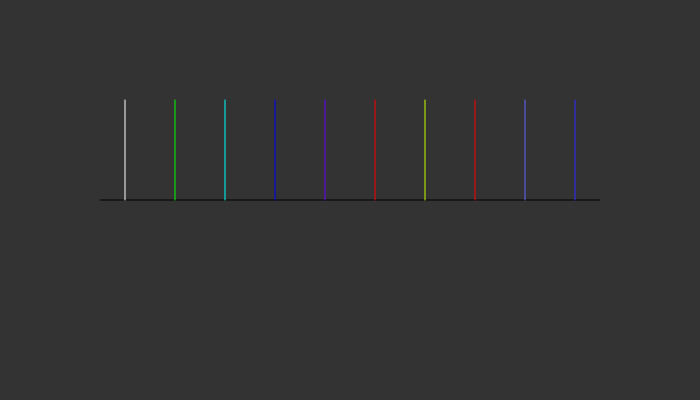
Frame 1 (no input)
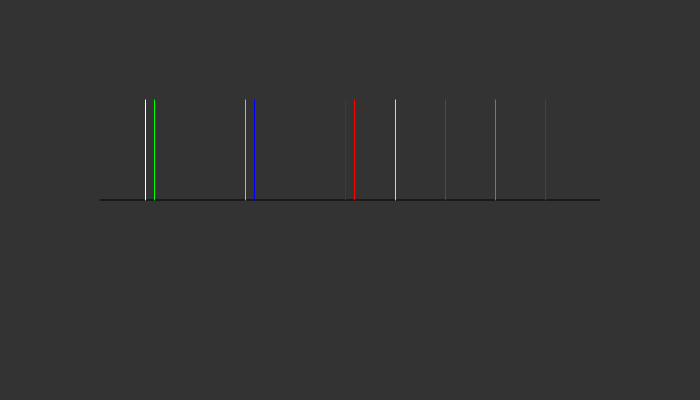
Frame 60 (no input)
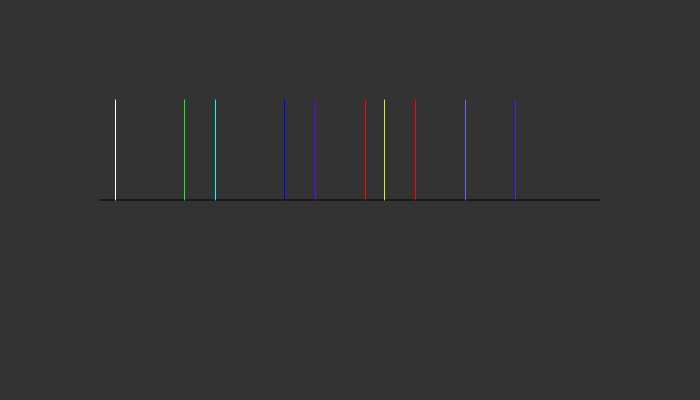
Frame 120 (the mouse pressed at the canvas centre since frame 60)

The p5.js sketch that drew these frames (run headless with seeded random() and noise() and a simulated clock; from frame 60 on, the mouse is pressed at the canvas centre):

// p5.js sketch
// ── sketch.js
let ants = [];

function setup() {
  createCanvas(700, 400);
  for (let i = 0; i < 10; i++) {
    ants[i] = new Ant(i * 50 + 125);
    ants[i].provide_speeds();
  }
  ants[0].colour(255, 255, 255);
  ants[1].colour(0, 255, 0);
  ants[2].colour(0, 255, 255);
  ants[3].colour(0, 0, 255);
  ants[4].colour(100, 0, 255);
  ants[5].colour(255, 0, 0);
  ants[6].colour(200, 255, 0);
  ants[7].colour(255, 0, 0);
  ants[8].colour(100, 100, 255);
  ants[9].colour(50, 40, 255);

}

function draw() {
  background(51);
  stroke(0);
  line(100, 200, 600, 200);
  for (let i = 0; i < 10; i++) {
    ants[i].pleaseappear();
    ants[i].pleasemove();
  }
  // let phi = (ants[0].pos_x() - ants[1].pos_x());
  // console.log(phi);
  if (abs(ants[0].pos_x() - ants[1].pos_x()) < 0.00001) {
    ants[0].reverse_speed();
    // console.log(phi);
  }
  for (let i = 1; i < 9; i++) {
    if (abs(ants[i].pos_x() - ants[i + 1].pos_x()) < 0.00001 || (ants[i].pos_x() - ants[i - 1].pos_x()) < 0.00001) {
      ants[i].reverse_speed();
    }
  }
  if (abs(ants[9].pos_x() - ants[8].pos_x()) < 0.00001) {
    ants[9].reverse_speed();
  }
}

// ── Ant.js
class Ant {
  constructor(position) {
    this.x = position;
    this.xspeed = 0;
  }
  colour(codered, codeblue, codegreen)
  {
    this.codered = codered;
    this.codeblue = codeblue;
    this.codegreen = codegreen;

  }
  provide_speeds() {
    if (random(1) < 0.5)
      this.xspeed = -0.5;
    else {
      this.xspeed = 0.5;
    }
  }
  pleaseappear() {
    stroke(this.codered, this.codeblue, this.codegreen);
    line(this.x, 200, this.x, 100);
  }
  pleasemove() {
    this.x = this.x + this.xspeed;
  }
  pos_x() {
    return this.x;
  }
  reverse_speed() {
    this.xspeed = -this.xspeed;
  }
}
